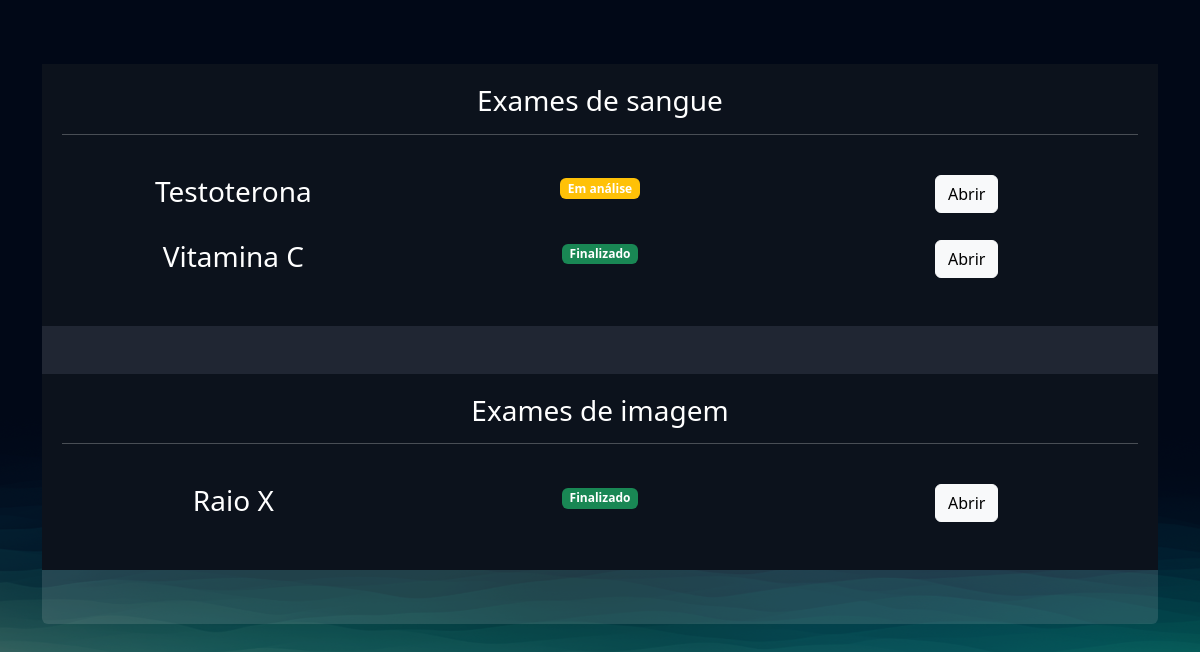
/empresarial/cliente/10 (signed in), run on an earlier commit of the app's database.
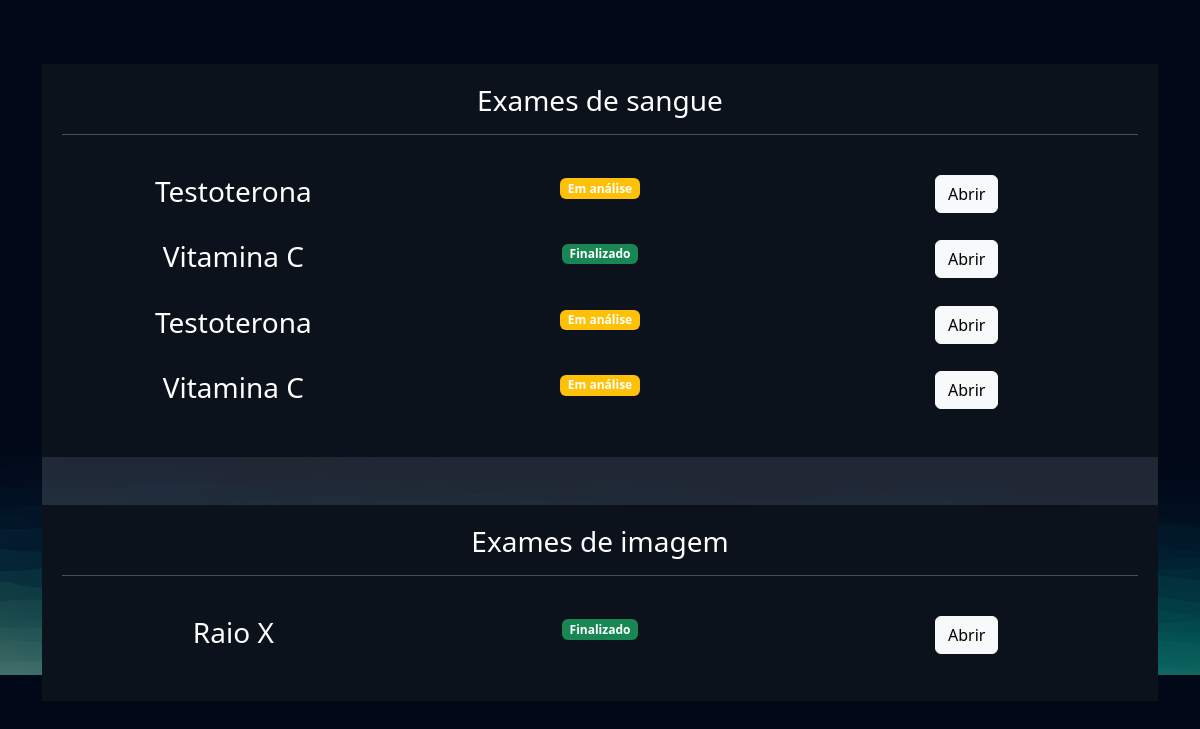
And on a later commit of the database.
### exames/models.py (models this page shows, shortened)
class SolicitacaoExame(models.Model):
    choice_status=(
        ('E', 'Em análise'),
        ('F', 'Finalizado')
    )
    usuario = models.ForeignKey(User, on_delete=models.DO_NOTHING)
    exame = models.ForeignKey(TiposExames, on_delete=models.DO_NOTHING)
    status = models.CharField(max_length=1, choices=choice_status)
    resultado = models.FileField(upload_to="resultados", null=True, blank=True)
    requer_senha = models.BooleanField(default=False)
    senha=models.CharField(max_length=16, null=True, blank=True)
    def badge_template(self):
        if self.status == 'E':
            classes = 'bg-warning '
            texto = "Em análise"
        elif self.status == 'F':
            classes = 'bg-success'
            texto = "Finalizado"
        return mark_safe(f'<span class="badge {classes}">{texto}</span>')

class TiposExames(models.Model):
    tipo_choices = (
        ('I', 'Exame de imagem'),
        ('S', 'Exame de sangue')
    )
    nome = models.CharField(max_length=150)
    tipo = models.CharField(max_length=1, choices=tipo_choices)
    preco = models.FloatField()
    disponivel = models.BooleanField(default=True)
    horario_inicial = models.IntegerField()
    horario_final = models.IntegerField()

### empresarial/views.py (the view)
# urls.py: path('cliente/<int:cliente_id>', views.cliente, name="cliente"),
@staff_member_required
def cliente(request, cliente_id):
    cliente = User.objects.get(id=cliente_id)
    exames = SolicitacaoExame.objects.filter(usuario=cliente)
    return render(request, 'cliente.html', {'cliente': cliente, 'exames': exames})

### empresarial/templates/cliente.html (shortened to what this page needs)
{% extends "bases/base.html" %}
{% load static %}
{% block 'head' %}
    <link href="{% static 'exames/css/exames.css' %}" rel="stylesheet">
    <link href="{% static 'exames/css/gerenciar_pedidos.css' %}" rel="stylesheet">
    <link href="{% static 'exames/css/gerenciar_exames.css' %}" rel="stylesheet">
{% endblock 'head' %}
{% block 'conteudo' %}
    <br>
    <br>
    <div class="container">
        <div class="card card-view">
            <div class="sub-card">
                <h3>Exames de sangue</h3>
                <hr>
                <br>
                {% for exame in exames  %}
                    {% if  exame.exame.tipo == 'S'%}
                        <div class="row">
                            <div class="col-md"><h3>{{exame.exame.nome}}</h3></div>
                            <div class="col-md">{{exame.badge_template}}</div>
                            <div class="col-md">
                                <a href="{% url 'exame_cliente' exame.id %}" class="btn btn-light">Abrir</a>
                            </div>
                        </div>
                        <br>
                    {% endif %}
                {% endfor %}
            </div>
            <br>
            <br>
            <div class="sub-card">
                <h3>Exames de imagem</h3>
                <hr>
                <br>
                {% for exame in exames  %}
                    {% if  exame.exame.tipo == 'I'%}
                        <div class="row">
                            <div class="col-md"><h3>{{exame.exame.nome}}</h3></div>
                            <div class="col-md">{{exame.badge_template}}</div>
                            <div class="col-md"><a href="{% url 'exame_cliente' exame.id %}" class="btn btn-light">Abrir</a></div>
                        </div>
                        <br>
                    {% endif %}
                {% endfor %}
            </div>
        </div>
    </div>
{% endblock 'conteudo' %}

What changed in the data, as far as the page shows it:
added SolicitacaoExame: exame.nome "Testoterona", badge_template "Em análise", shown under "Exames de sangue"
added SolicitacaoExame: exame.nome "Vitamina C", badge_template "Em análise", shown under "Exames de sangue"
